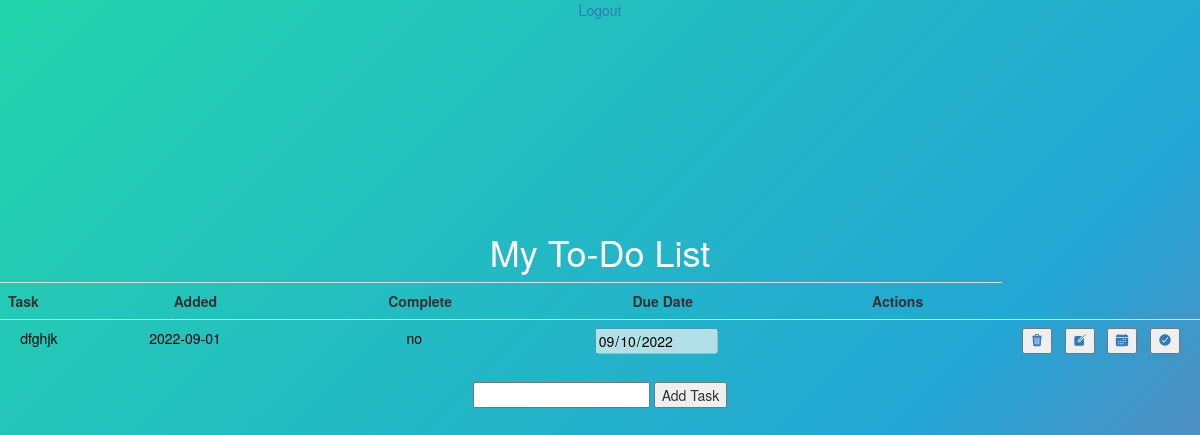
Page /home on the earlier database version.
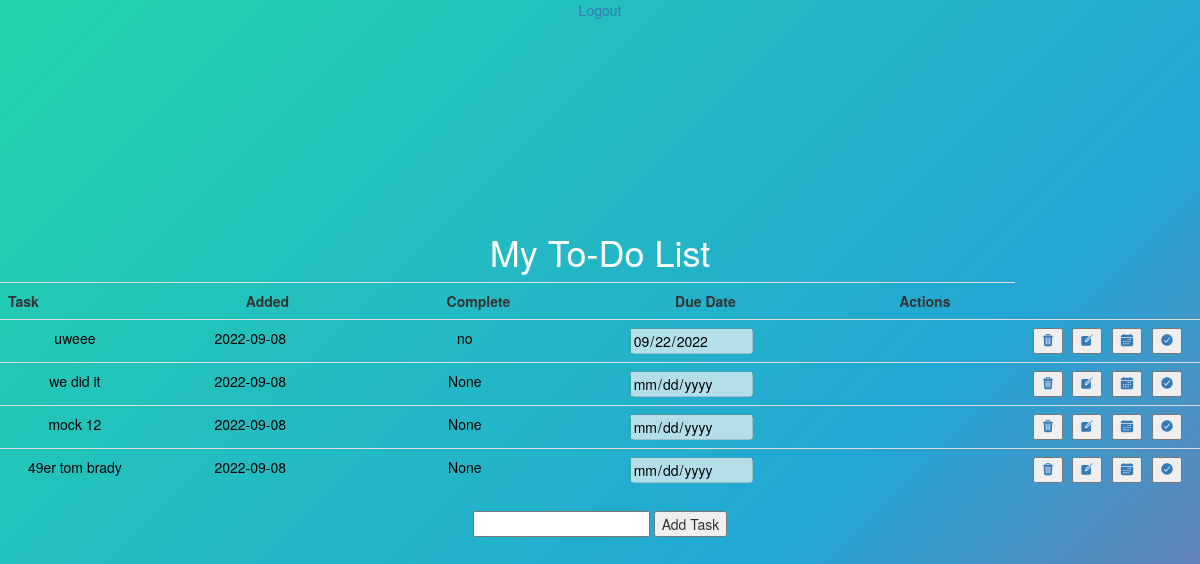
Same page on the later database version.
### app.py (models this page shows, shortened)
class Todo(db.Model):
    id = db.Column(db.Integer, primary_key=True)
    content = db.Column(db.String(200), nullable=False)
    completed = db.Column(db.String(200), nullable=False)
    date_create = db.Column(db.DateTime, default=datetime.utcnow)
    date_due = db.Column(db.String(200), nullable=False)

### app.py (the view)
@app.route('/home', methods=['GET', 'POST'])
def index():
    if request.method == 'POST':
        task_content = request.form['content']
        new_task = Todo(content=task_content)
        try:
            db.session.add(new_task)
            db.session.commit()
            return redirect('/home')
        except:
            return 'there was an issue adding your task'
    else:
        tasks = Todo.query.order_by(Todo.date_create).all()
        return render_template('index.html', tasks=tasks)

### templates/index.html (shortened to what this page needs)
{% extends 'base.html'%}
{% block head %}
<a href="{{url_for('logout')}}">Logout</a>
<link rel="stylesheet" href="{{ url_for('static', filename='css/main.css') }}">
<link rel="stylesheet" href="https://cdnjs.cloudflare.com/ajax/libs/font-awesome/4.7.0/css/font-awesome.min.css">
<link rel="stylesheet" href="https://maxcdn.bootstrapcdn.com/bootstrap/3.4.1/css/bootstrap.min.css">
{% endblock %}
{% block body %}
<div class="content">
    <h1 style="text-align: center; color: white; padding-top: 2in;">My To-Do List</h1>
    {% if tasks|length < 1 %}
    <h2 style="text-align: center">There are no tasks. Add one below</h2>
    {% else %}
    <table class="table table-hover">
        <tr class="padding-left: 1in">
            <th style=>Task</th>
            <th style="padding-left: 1in;">Added</th>
            <th style="padding-left: 1in;">Complete</th>
            <th style="padding-left: 1in;">Due Date</th>
            <th style="padding-left: 1in;">Actions</th>
        </tr>
        {% for task in tasks %}
        <tr>
            <td style="color: black">{{task.content}}</td>
            <td style="color: black">{{task.date_create.date()}}</td>
            <td style="color: black">
                <div>
                  <span>{{task.completed}}</span>
                </div>
              </td>
              <td style="color: black">
                <div>
                  <input type="date" id="duedate" name="due" value="{{task.date_due}}" disabled>
                </div>
              <td style="color: black"></td>
            <td>
                <div style="display: flex; justify-content: space-evenly;">
                    <button><a href="/delete/{{task.id}}"><ion-icon name="trash">Delete</ion-icon></a></button>
                     <button><a href="/update/{{task.id}}"><ion-icon name="create">Update Task</ion-icon></a></button>
                     <button><a href="/due/{{task.id}}"><ion-icon name="calendar">Set Due Date</ion-icon></a></button>
                     <button><a href="/completed/{{task.id}}"><ion-icon name="checkmark-circle">Completed</ion-icon></a></button>
                </div>
            </td>
        </tr>
        {% endfor %}
    </table>
    {% endif %}
    <form action="/home" method="POST" name="myform">
        <input type="text" name="content" id="content">
        <input type="submit" value="Add Task">
    </form>
</div>
{% endblock %}

### templates/base.html (shortened to what this page needs)
<!DOCTYPE html>
<html>
  {% extends 'bootstrap/base.html' %}

### static/css/main.css (style rules this page uses)
body { background: linear-gradient(-45deg, #ee7752, #e73c7e, #23a6d5, #23d5ab); background-size: 200% 200%; animation: gradient 5s ease infinite; height: 100vh; text-align: center; }
th { padding-left: 1in; }
tr { padding-left: 1in; }

Differences in the rows shown:
removed Todo: content "dfghjk", date_create "2022-09-01", completed "no", due "09/10/2022"
added Todo: content "uweee", date_create "2022-09-08", completed "no", due "09/22/2022"
added Todo: content "we did it", date_create "2022-09-08", completed "None"
added Todo: content "mock 12", date_create "2022-09-08", completed "None"
added Todo: content "49er tom brady", date_create "2022-09-08", completed "None"
